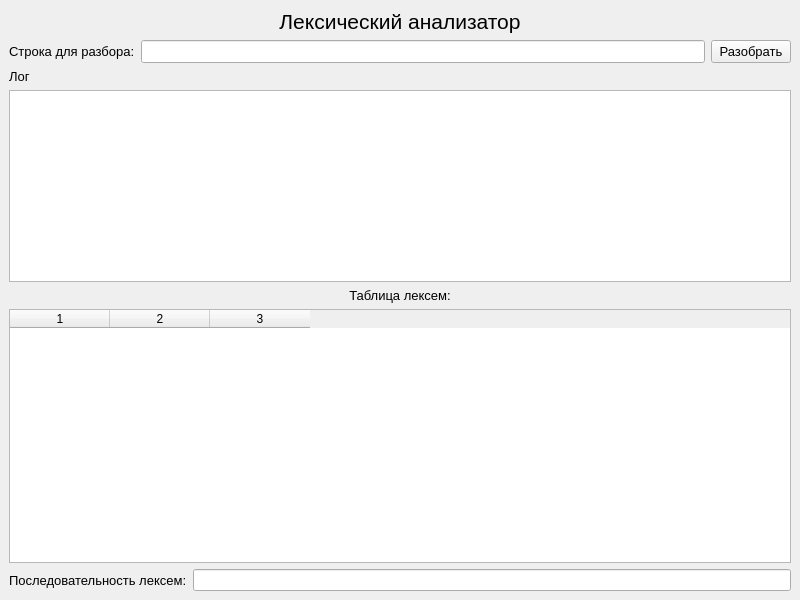
<?xml version="1.0" encoding="UTF-8"?>
<ui version="4.0">
 <class>MainWindow</class>
 <widget class="QMainWindow" name="MainWindow">
  <property name="geometry">
   <rect>
    <x>0</x>
    <y>0</y>
    <width>800</width>
    <height>600</height>
   </rect>
  </property>
  <property name="windowTitle">
   <string>MainWindow</string>
  </property>
  <widget class="QWidget" name="centralwidget">
   <property name="autoFillBackground">
    <bool>false</bool>
   </property>
   <layout class="QVBoxLayout" name="verticalLayout_2">
    <item>
     <widget class="QLabel" name="label">
      <property name="font">
       <font>
        <pointsize>16</pointsize>
       </font>
      </property>
      <property name="text">
       <string>Лексический анализатор</string>
      </property>
      <property name="alignment">
       <set>Qt::AlignCenter</set>
      </property>
     </widget>
    </item>
    <item>
     <layout class="QHBoxLayout" name="horizontalLayout">
      <item>
       <widget class="QLabel" name="label_2">
        <property name="font">
         <font>
          <pointsize>10</pointsize>
         </font>
        </property>
        <property name="text">
         <string>Строка для разбора:</string>
        </property>
       </widget>
      </item>
      <item>
       <widget class="QLineEdit" name="lineEdit_StringInput">
        <property name="font">
         <font>
          <pointsize>10</pointsize>
         </font>
        </property>
       </widget>
      </item>
      <item>
       <widget class="QPushButton" name="pushButton_ParseInput">
        <property name="font">
         <font>
          <pointsize>10</pointsize>
         </font>
        </property>
        <property name="text">
         <string>Разобрать</string>
        </property>
       </widget>
      </item>
     </layout>
    </item>
    <item>
     <widget class="QLabel" name="label_4">
      <property name="font">
       <font>
        <pointsize>10</pointsize>
       </font>
      </property>
      <property name="text">
       <string>Лог</string>
      </property>
     </widget>
    </item>
    <item>
     <widget class="QTextBrowser" name="textBrowser_Log">
      <property name="sizePolicy">
       <sizepolicy hsizetype="Expanding" vsizetype="Preferred">
        <horstretch>0</horstretch>
        <verstretch>0</verstretch>
       </sizepolicy>
      </property>
      <property name="minimumSize">
       <size>
        <width>0</width>
        <height>0</height>
       </size>
      </property>
      <property name="baseSize">
       <size>
        <width>0</width>
        <height>0</height>
       </size>
      </property>
     </widget>
    </item>
    <item>
     <widget class="QLabel" name="label_3">
      <property name="font">
       <font>
        <pointsize>10</pointsize>
       </font>
      </property>
      <property name="text">
       <string>Таблица лексем:</string>
      </property>
      <property name="alignment">
       <set>Qt::AlignCenter</set>
      </property>
     </widget>
    </item>
    <item>
     <widget class="QTableWidget" name="tableWidget_LexemasOut">
      <property name="rowCount">
       <number>0</number>
      </property>
      <property name="columnCount">
       <number>3</number>
      </property>
      <attribute name="verticalHeaderVisible">
       <bool>false</bool>
      </attribute>
      <column/>
      <column/>
      <column/>
     </widget>
    </item>
    <item>
     <layout class="QHBoxLayout" name="horizontalLayout_2">
      <item>
       <widget class="QLabel" name="label_5">
        <property name="font">
         <font>
          <pointsize>10</pointsize>
         </font>
        </property>
        <property name="text">
         <string>Последовательность лексем:</string>
        </property>
       </widget>
      </item>
      <item>
       <widget class="QLineEdit" name="lineEdit_LexemaOut">
        <property name="readOnly">
         <bool>true</bool>
        </property>
       </widget>
      </item>
     </layout>
    </item>
   </layout>
  </widget>
 </widget>
 <resources/>
 <connections/>
</ui>
